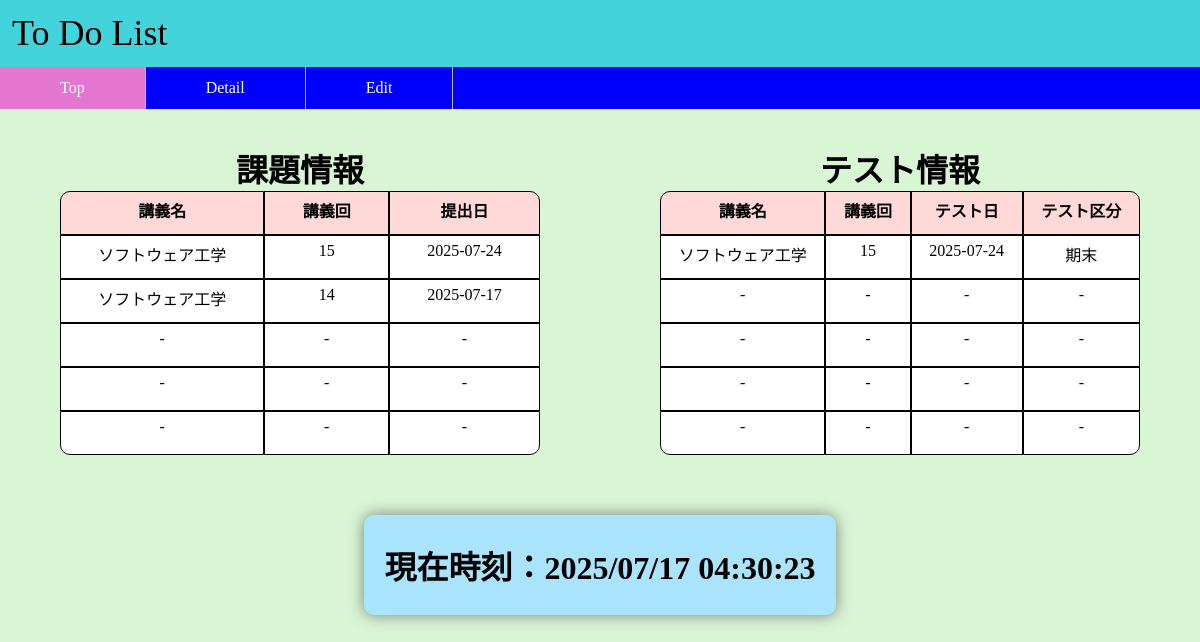
The page / on the database its author committed.
### tables this page shows
CREATE TABLE assignments (
    assignment_id INTEGER PRIMARY KEY AUTOINCREMENT,
    lecture_id INTEGER NOT NULL,
    due_date TEXT,
    session TEXT,
    status TEXT,
    priority TEXT,
    FOREIGN KEY (lecture_id) REFERENCES lectures(lecture_id)
);

CREATE TABLE lectures (
    lecture_id INTEGER PRIMARY KEY AUTOINCREMENT,
    lecture_name TEXT NOT NULL UNIQUE
);

CREATE TABLE tests (
    test_id INTEGER PRIMARY KEY AUTOINCREMENT,
    lecture_id INTEGER NOT NULL,
    session TEXT,
    test_type TEXT,
    test_date TEXT,
    FOREIGN KEY (lecture_id) REFERENCES lectures(lecture_id)
);

### server.py (the view)
@app.route("/")
def home():
    conn = sqlite3.connect("app.db")
    cursor = conn.cursor()
    cursor.execute("""
        SELECT lectures.lecture_name, assignments.session, assignments.due_date
        FROM assignments
        JOIN lectures ON assignments.lecture_id = lectures.lecture_id
        WHERE assignments.status = '未提出'
        ORDER BY assignments.priority DESC, assignments.due_date ASC
        LIMIT 5
    """)
    assignments = cursor.fetchall()
    while len(assignments) < 5:
        assignments.append(("-", "-", "-"))
    cursor.execute("""
        SELECT lectures.lecture_name, tests.session, tests.test_date, tests.test_type
        FROM tests
        JOIN lectures ON tests.lecture_id = lectures.lecture_id
        WHERE date(tests.test_date) > date('now')
        ORDER BY tests.test_date ASC
        LIMIT 5
    """)
    tests = cursor.fetchall()
    while len(tests) < 5:
        tests.append(("-", "-", "-", "-"))
    conn.close()
    now = datetime.now().strftime("%Y年%m月%d日 %H:%M:%S")
    return render_template("toppage.html", assignments=assignments, tests=tests, now=now)

### templates/toppage.html (shortened to what this page needs)
<!DOCTYPE html>
<html lang=" ja" >
<head>
   <link rel="stylesheet" href="{{ url_for('static', filename='stylesheets/top.css') }}">
</head>
<body>
  <div class="head">
      <div class="head_textbox">
          <font face="mv boli">To Do List</font>
      </div>
  </div>
  <div class="menu">
    <ul>
      <div class="now_menu"><li><a href="{{ url_for('home') }}">Top</a></li></div>
      <div class="else_menu"><li><a href="{{ url_for('detail') }}">Detail</a></li></div>
      <div class="else_menu"><li><a href="{{ url_for('edit') }}">Edit</a></li></div>
    </ul>
  </div>
  <div class="main">
    <div class="assignment">
      <h1 class="title">課題情報</h1>
      <ul class="assignment_list">
        <li class="listtop">講義名</li>
        <li class="listtop">講義回</li>
        <li class="listtop">提出日</li>
        {% for lecture_name, session, due_date in assignments %}
          <li class="cont" title="{{ lecture_name }}">
            {{ lecture_name[:15] }}{% if lecture_name|length > 15 %}...{% endif %}
          </li>
          <li class="cont">{{ session }}</li>
          <li class="cont">{{ due_date }}</li>
        {% endfor %}
      </ul>
    </div>
    <div class="test">
      <h1 class="title">テスト情報</h1>
      <ul class="test_list">
        <li class="listtop">講義名</li>
        <li class="listtop">講義回</li>
        <li class="listtop">テスト日</li>
        <li class="listtop">テスト区分</li>
        {% for name, session, date, type in tests %}
          <li class="cont" title="{{ name }}">
            {{ name[:15] }}{% if name|length > 15 %}...{% endif %}
          </li>
          <li class="cont">{{ session }}</li>
          <li class="cont">{{ date }}</li>
          <li class="cont">{{ type }}</li>
        {% endfor %}
      </ul>
    </div>
  </div>
  <div class="space"></div>
  <div class="box">
    <p id="clock">現在時刻：</p>
  </div>
</body>

### static/stylesheets/top.css (style rules this page uses)
body { background-color: #d8f5d4; min-height: 100vh; margin: 0; }
.head { position: relative; background-color: #42d4da; width: 100%; aspect-ratio: 18 / 1; }
.head_textbox { width: 60%; height: 100%; display: flex; align-items: center; font-size: 3vmax; padding: 0 1vmax; color: black; }
.menu ul { display: flex; flex-flow: row; list-style-type: none; margin: 0; padding: 0; overflow: hidden; background-color: blue; }
.menu li { border-right: 1px solid #bbbbbb; }
.now_menu li { background: rgb(228, 117, 208); }
.menu li a { display: block; text-align: center; text-decoration: none; padding: 1vmax 5vmax; color: white; transition:all 0.3s; }
.assignment { height: auto; width: 50%; }
.test { height: auto; width: 50%; }
.main { height: auto; padding: 3vmax 0vmax 0vmax 0vmax; background-color: #d8f5d4; }
.main h1 { text-align: center; }
.assignment_list { display: grid; text-align: center; width: 80%; margin: auto; padding: 0vmax 0vmax 2vmax 0vmax; grid-template-columns: repeat(3, auto); border-radius: 80px; }
.assignment_list li { list-style:none; min-height: 30px; padding: 0.5vmax 1vmax; background: #ffffff; border-top: solid 1px #000000; border-bottom: solid 1px #000000; border-right: solid 1px #000000; border-left: solid 1px #000000; }
.assignment_list li:first-child { border-top-left-radius: 10px; }
.assignment_list li:nth-child(3) { border-top-right-radius: 10px; }
.assignment_list li:nth-child(16) { border-bottom-left-radius: 10px; }
.assignment_list li:nth-child(18) { border-bottom-right-radius: 10px; }
.test_list { display: grid; text-align: center; width: 80%; margin: auto; padding: 0vmax 0vmax 2vmax 0vmax; grid-template-columns: repeat(4, auto); border-radius: 80px; }
.test_list li { list-style:none; min-height: 30px; padding: 0.5vmax 1vmax; background: #ffffff; border-top: solid 1px #000000; border-bottom: solid 1px #000000; border-right: solid 1px #000000; border-left: solid 1px #000000; }
.test_list li:first-child { border-top-left-radius: 10px; }
.test_list li:nth-child(4) { border-top-right-radius: 10px; }
.test_list li:nth-child(21) { border-bottom-left-radius: 10px; }
.test_list li:nth-child(24) { border-bottom-right-radius: 10px; }
.space { height: 3vmax; display: flex; }
#clock { text-align: center; font-weight: bold; font-size: 2em; margin: 0; }
.box { background-color: rgb(170, 227, 252); width: fit-content; margin: 0 auto; padding: 0px 20px 0px 20px; box-shadow: 0px 0px 15px 0px rgba(98,98,98,0.8); display: flex; align-items: center; justify-content: center; height: 100px; border-radius: 10px; }
.listtop { background-color: #ffd8d8 !important; font-weight: bold; padding: 6px 8px; border-bottom: 1px solid #ccc; }
@media all and (min-width: 500px) { .main { display: flex; } }

### rows shown on the page
assignments: lecture_name "ソフトウェア工学", session "15", due_date "2025-07-24"
assignments: lecture_name "ソフトウェア工学", session "14", due_date "2025-07-17"
tests: lecture_name "ソフトウェア工学", session "15", test_date "2025-07-24", test_type "期末"

### other values the page prints
{{ lecture_name[:15] }} "-" "-" "-"
{{ session }} "-" "-" "-"
{{ due_date }} "-" "-" "-"
{{ name[:15] }} "-" "-" "-" "-"
{{ session }} "-" "-" "-" "-"
{{ date }} "-" "-" "-" "-"
{{ type }} "-" "-" "-" "-"
